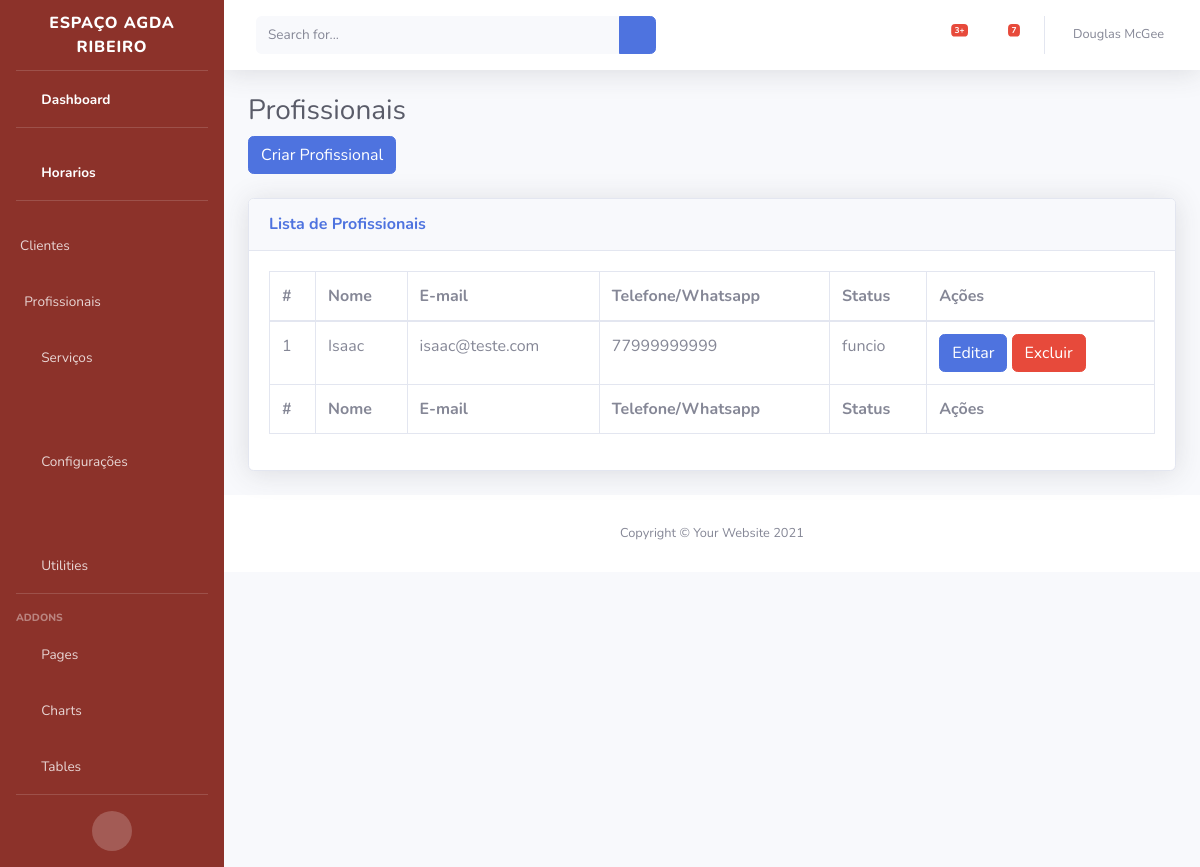
Screenshot of /usuarios/funcionarios with the database file from the repository.
### usuarios/models/colaborador.py (models this page shows, shortened)
class Colaborador(Pessoa):
    tipo_colaborador = models.CharField(
                        max_length=10,
                        choices=STATUS_COLABORADOR,
                        default="funcio"
    )

### usuarios/views.py (the view)
# urls.py: path("funcionarios",funcionarios,name="funcionarios"),
def funcionarios(request):
    funcionario = Colaborador.objects.all()
    print(funcionario.values())
    return render(
                request,
                "admin/funcionario.html",
                {
                    "funcionarios":funcionario
                }
                )

### templates/admin/funcionario.html
{% extends  "admin/base.html" %}
{% load static %}
{% block content %}
<h1 class="h3 mb-2 text-gray-800">Profissionais</h1>
                    <a type="button" class="btn btn-primary"href="{% url 'criar_funcionarios' %}">Criar Profissional</a>
                    <br>
                    <br>
                    <div class="card shadow mb-4">
                        <div class="card-header py-3">
                            <h6 class="m-0 font-weight-bold text-primary">Lista de Profissionais</h6>
                        </div>
                        <div class="card-body">
                            <div class="table-responsive">
                                <table class="table table-bordered" id="dataTable" width="100%" cellspacing="0">
                                    <thead>
                                        <tr>
                                            <th>#</th>
                                            <th>Nome</th>
                                            <th>E-mail</th>
                                            <th>Telefone/Whatsapp</th>
                                            <th>Status</th>
                                            <th>Ações</th>
                                        </tr>
                                    </thead>
                                    <tfoot>
                                        <tr>
                                            <th>#</th>
                                            <th>Nome</th>
                                            <th>E-mail</th>
                                            <th>Telefone/Whatsapp</th>
                                            <th>Status</th>
                                            <th>Ações</th>
                                        </tr>
                                    </tfoot>
                                    <tbody>
                                        {% for funcionario in funcionarios %}
                                        <tr>
                                            <td>{{funcionario.id}}</td>
                                            <td>{{funcionario.nome}}</td>
                                            <td>{{funcionario.email}}</td>
                                            <td>{{funcionario.telefone}}</td>
                                            <td>{{funcionario.tipo_colaborador}}</td>
                                            <td>
                                                <a type="button" class="btn btn-primary" href="{% url 'editar_funcionario' funcionario.id  %}">Editar</a>
                                                <a type="button" class="btn btn-danger" href="{% url 'excluir_funcionario' funcionario.id  %}">Excluir</a>
                                            </td>
                                        </tr>
                                        {% endfor %}
                                    </tbody>
                                </table>
                            </div>
                        </div>
                    </div>
{% endblock %}

### rows the page displays
Colaborador: id "1", nome "Isaac", email "isaac@teste.com", telefone "77999999999", tipo_colaborador "funcio"
